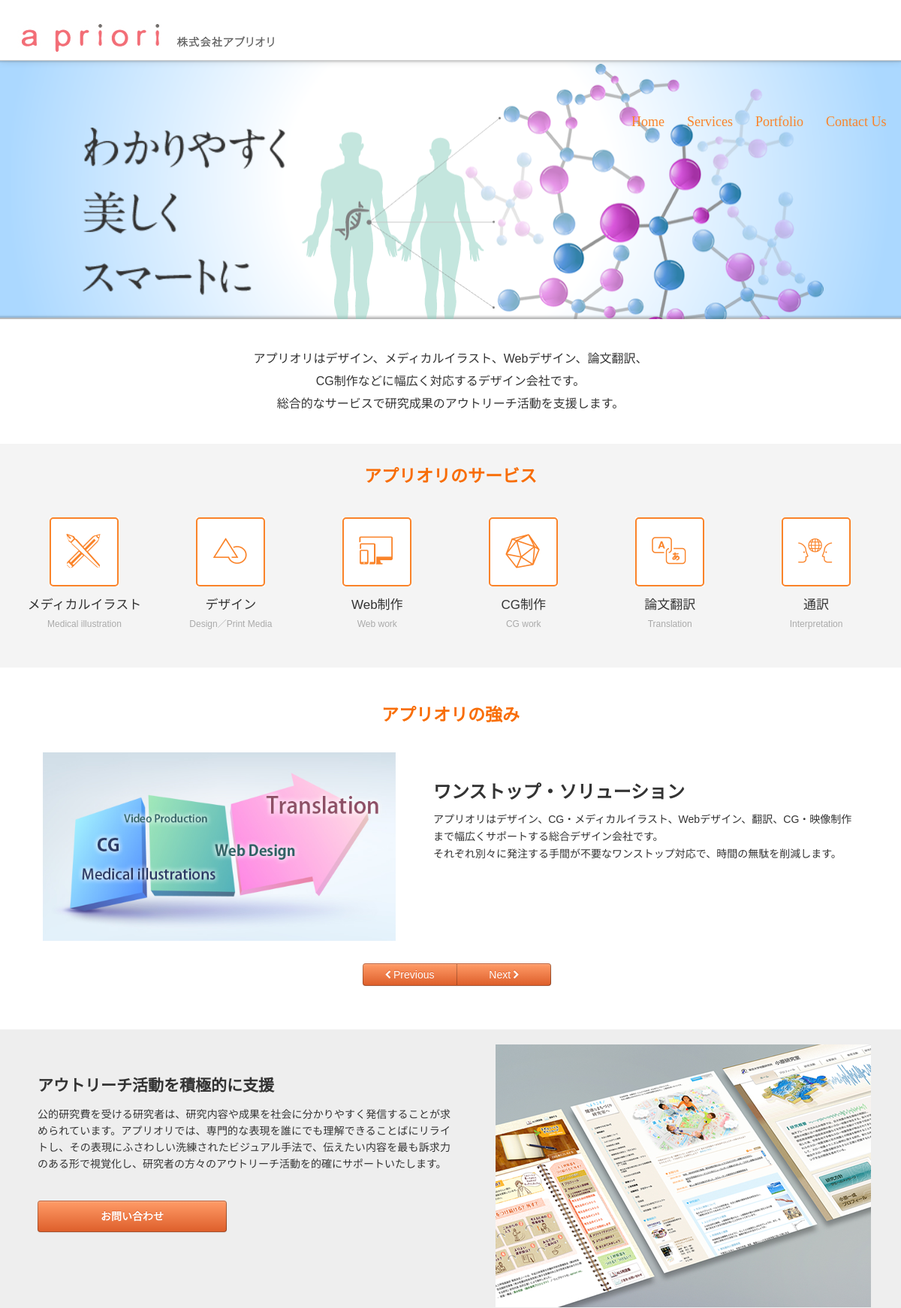
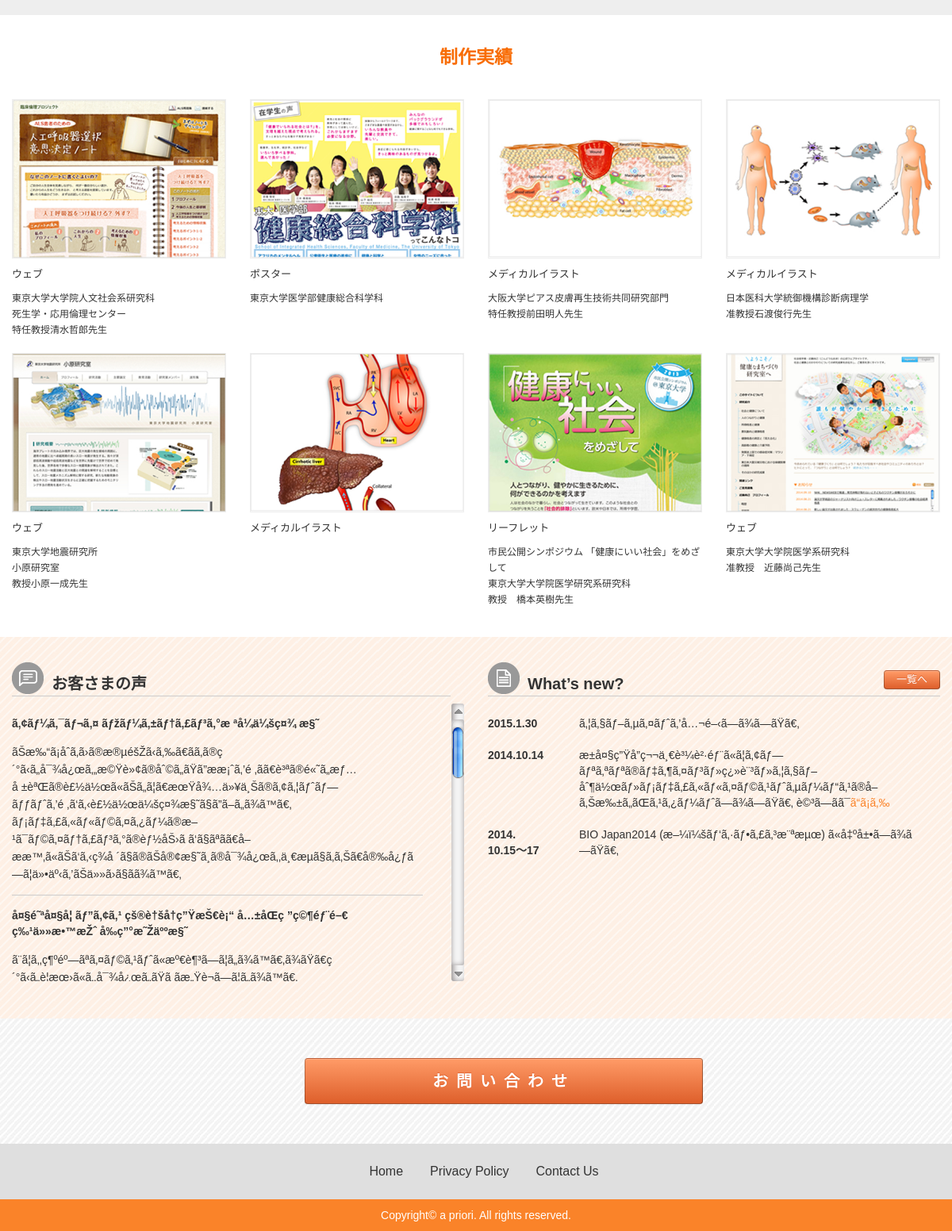
The page / on the database its author committed (2 pictures, top to bottom).
### tables this page shows
CREATE TABLE IF NOT EXISTS `comment` (
  `id` int(10) NOT NULL AUTO_INCREMENT,
  `title` text NOT NULL,
  `comment` text NOT NULL,
  `entry_date` timestamp NOT NULL DEFAULT CURRENT_TIMESTAMP ON UPDATE CURRENT_TIMESTAMP,
  `update_date` date NOT NULL,
  `status` varchar(7) NOT NULL DEFAULT 'active',
  PRIMARY KEY (`id`)
);

CREATE TABLE IF NOT EXISTS `news` (
  `id` int(10) NOT NULL AUTO_INCREMENT,
  `title` text NOT NULL,
  `news_detail` text NOT NULL,
  `entry_date` date NOT NULL,
  `update_date` date NOT NULL,
  `news_date_start` date NOT NULL,
  `news_date_end` date NOT NULL,
  `news_year` varchar(4) NOT NULL,
  `news_month` varchar(2) NOT NULL,
  `news_day_start` varchar(2) NOT NULL,
  `news_day_end` varchar(2) NOT NULL,
  `status` varchar(7) NOT NULL DEFAULT 'active',
  PRIMARY KEY (`id`)
);

### index.php (the view, shortened to what this page needs)
<!DOCTYPE html>
<html lang="en">
    <head>
        <link href="css/bootstrap.css" media="all" rel="stylesheet" type="text/css" />
        <link href="css/font-awesome.css" media="all" rel="stylesheet" type="text/css" />
		<link rel="stylesheet" href="font/iconvault-preview.css" />
        <link href="css/style.css" media="all" rel="stylesheet" type="text/css" />
        <link href="css/style-responsive.css" media="all" rel="stylesheet" type="text/css" />
        <link rel="stylesheet" type="text/css" media="all" href="css/colors/orange.css" id="colors">
        <link href="css/flexslider.css" media="all" rel="stylesheet" type="text/css" />
		   <link rel="stylesheet" href="iconvault-preview.css" />
        <link rel="stylesheet" type="text/css" href="css/switcher.css">
		<link rel="stylesheet" href="css/jquery.mCustomScrollbar.css">
    </head>
    <body>
        <?php include "topmenu.php"; ?>
        <div id="wrap">
            <div class="main main-no-spaceIE" id="main-no-space " >
 			 	<div id="header" >
                    <header class="headerBg">
 							<div class="container " style="">
								<div class="flexslider image-slider">
									<ul class="slides slidesBg">
										<li>
											<div class="row">
												<div class="span3 offset1 offset1up" id='main-text'>
													<br />
													<br />
													<img class="bannerImg1"  style="" src="images/slides/text01.png" alt="image"/>
												</div>
												<div class="span8 span8up"><img  class="bannerImg2 bannerImg33" style="height: ; margin-left:-19px;" src="images/slides/image.png" alt="image"/></div>
											</div>
										</li>
									</ul>
								</div>
							</div>
                     </header>
                </div>
            </div>
            <div class="container">
                <div class="content">
                    <div id="" class="row keyMessage keyMessageUPdate" align="center" style="text-align:center;font-weight:100 ;">
						<h2 style="">
							アプリオリはデザイン、メディカルイラスト、Webデザイン、論文翻訳、<br>
							CG制作などに幅広く対応するデザイン会社です。<br>
							総合的なサービスで研究成果のアウトリーチ活動を支援します。
						</h2>
                    </div>
				</div>
			</div>
 			<div class="fullWrap featureSixSection" style="">
				<div class="container">
                    <div class="content">
						<h1 align="center" class="featureSixHeader">アプリオリのサービス</h1>
						<div id="featuresSix" style="margin-bottom:10px;">
							<div class="featureSix">
								<a href="medical_illustration.php">
									<div class="glyph">
										<div class="preview-glyphs">
											<i class="step icon-medical size-48"></i>
										</div>
									</div>
								</a>
								<a class="featureSixLink" href="medical_illustration.php" title=""><h3 >メディカルイラスト</h3>
								<p> Medical illustration</p></a>
							</div>
							<div class="featureSix feature_Clear3">
								<a href="design_print.php">
									<div class="glyph">
										<div class="preview-glyphs">
											<i class="step icon-design size-48"></i>
										</div>
									</div>
								</a>
								<a class="featureSixLink" href="design_print.php" title=""><h3 >デザイン</h3>
								<p>Design／Print Media</p></a>
							</div>
							<div class="featureSix feature_Clear2 feature_Clear3">
							   <a href="web_work.php">
									<div class="glyph">
										<div class="preview-glyphs">
											<i class="step icon-web size-48"></i>
										</div>
									</div>
								</a>
								<a class="featureSixLink" href="web_work.php" title=""><h3 >Web制作</h3>
								<p>Web work</p></a>
							</div>
							<div class="featureSix feature_Clear1 feature_Clear3">
								<a href="cg_work.php">
									<div class="glyph">
										<div class="preview-glyphs">
											<i class="step icon-cg size-48"></i>
										</div>
									</div>
								</a>
								<a class="featureSixLink" href="cg_work.php" title=""><h3 >CG制作</h3>
								<p>CG work</p></a>
							</div>
							<div class="featureSix feature_Clear2 feature_Clear3">
								<a href="translation.php">
									<div class="glyph">
										<div class="preview-glyphs">
											<i class="step icon-translation size-48"></i>
										</div>
									</div>
								</a>
								<a class="featureSixLink" href="translation.php" title=""><h3 >論文翻訳</h3>
								<p>Translation</p></a>
							</div>
							<div class="featureSix feature_Clear3">
								<a href="interpretation.php">
									<div class="glyph">
										<div class="preview-glyphs">
											<i class="step icon-interpretation size-48"></i>
										</div>
									</div>
								</a>
								<a class="featureSixLink" href="interpretation.php" title=""><h3 >通訳</h3>
								<p>Interpretation</p></a>
							</div>
						</div>
					</div>
				</div>
			</div>
			<div class="container contentSliderSection"	>
				<div class="content">
					<div id='homepage' style="padding-top:0;">
 						<h1 align="center">アプリオリの強み</h1>
                         <div id="slides">
								<div id="myCarousel" class="carousel slide">
								<div class="carousel-inner">
									<div class="active item">
										<div id="sweepstake-content" class="slide-content " style="display:block">
											<div class="row rowUpdate">
												<div class="span5 marginSlide_11" style="padding-left:12px;" >
													<img src="images/top_feature_1.jpg" align="right">
												</div>
												<div class="span6 marginLeft50 paddingTop38 marginSlide_1 marginSlide_1_afterTmenu" align="left" >
													<h2>ワンストップ・ソリューション</h2>
													<p style="padding-right:12px;">アプリオリはデザイン、CG・メディカルイラスト、Webデザイン、翻訳、CG・映像制作まで幅広くサポートする総合デザイン会社です。<br/>
それぞれ別々に発注する手間が不要なワンストップ対応で、時間の無駄を削減します。</p>
												</div>
											</div>
										</div>
									</div>
								</div>
								<div class="btn-group middlePosition">
									<a class=" left btn btn-cta marginPrev" href="#myCarousel" data-slide="prev" style="width:100px;" ><i class="icon-chevron-left icon-white"></i> Previous</a>
									<a class=" right btn btn-cta marginNext" href="#myCarousel" data-slide="next"  style="width:100px;" >Next <i class="icon-chevron-right icon-white "></i></a>
								</div>
							</div>
                        </div>
                    </div>
                </div>
			</div>
            <div class="fullWrapSection2" style="">
                <div class="container">
                    <div class="content">
                        <div class="span6 fullWrapSec2Left">
                            <h2 style="">アウトリーチ活動を積極的に支援 </h2>
                            <p class="fontSize15 lineHeight22">公的研究費を受ける研究者は、研究内容や成果を社会に分かりやすく発信することが求められています。アプリオリでは、専門的な表現を誰にでも理解できることばにリライトし、その表現にふさわしい洗練されたビジュアル手法で、伝えたい内容を最も訴求力のある形で視覚化し、研究者の方々のアウトリーチ活動を的確にサポートいたします。
</p>
                            <a style="font-weight:bold;" class="btn btn-cta" href="contact.php">お問い合わせ</a>
                        </div>
                        <div class="span6 fullWrapSec2Right">
                            <img src="images/portfolio/top_img.jpg" alt="Graphics Design"/>
						</div>
                   </div>
                  </div>
            </div>
            <div class="container homePortfolio">
                <div class="content">
					<h1 align="center">制作実績</h1>
                    <div class="row" id="">
                        <div class="span12">
                            <div class="row">
                                <div class="span3 spanHeight spanHeightUpdate">
                                    <div class="picture showcase_border"><a  rel="image" class="hoverZoomLink"
										href="images/showcase/r-wrok_1_org.jpg"><img src="images/showcase/r-wrok_1.jpg" alt=""><div class="image-overlay-zoom" style="opacity: 0; display: block;"></div></a></div>
                                    <div class="item-description">
                                        <h5><a href="http://www.l.u-tokyo.ac.jp/dls/cleth/als/index.html" target="_blank">ウェブ</a></h5>
                                        <p>東京大学大学院人文社会系研究科<br />
											死生学・応用倫理センター<br />
											特任教授清水哲郎先生</p>
                                    </div>
                                </div>
                                <div class="span3 spanHeight spanHeightUpdate">
                                    <div class="picture showcase_border"><a href="images/showcase/r-wrok_2_org.jpg" rel="image" class="hoverZoomLink"><img src="images/showcase/r-wrok_2.jpg" alt=""></a></div>
                                    <div class="item-description">
                                        <h5><a href="#">ポスター</a></h5>
                                        <p>東京大学医学部健康総合科学科</p>
                                    </div>
                                </div>
                                <div class="span3 spanHeight spanHeightUpdate">
                                    <div class="picture showcase_border"><a href="images/showcase/r-wrok_3_org.jpg" rel="image" class="hoverZoomLink"><img src="images/showcase/r-wrok_3.jpg" alt=""></a></div>
                                    <div class="item-description">
                                        <h5><a href="#">メディカルイラスト</a></h5>
                                        <p> 大阪大学ピアス皮膚再生技術共同研究部門<br />
											特任教授前田明人先生</p>
                                    </div>
                                </div>
                                <div class="span3 spanHeight spanHeightUpdate">
                                    <div class="picture showcase_border"><a href="images/showcase/r-wrok_4_org.jpg" rel="image" class="hoverZoomLink"><img src="images/showcase/r-wrok_4.jpg" alt=""></a></div>
                                    <div class="item-description">
                                        <h5><a href="#">メディカルイラスト</a></h5>
                                        <p>日本医科大学統御機構診断病理学<br />准教授石渡俊行先生</p>
                                    </div>
                                </div>
                                 <div class="span3 spanHeight spanHeightUpdate">
                                    <div class="picture showcase_border"><a rel="image" class="hoverZoomLink"
href="images/showcase/r-wrok_5_org.jpg"><img src="images/showcase/r-wrok_5.jpg" alt=""><div class="image-overlay-zoom" style="opacity: 0; display: block;"></div></a></div>
                                    <div class="item-description">
                                        <h5><a href="http://www.eri.u-tokyo.ac.jp/people/obara/" target="_blank">ウェブ</a></h5>
                                        <p>東京大学地震研究所<br />小原研究室<br />
											教授小原一成先生</p>
                                    </div>
                                </div>
                                <div class="span3 spanHeight spanHeightUpdate">
                                    <div class="picture showcase_border"><a rel="image" class="hoverZoomLink"
href="images/showcase/r-wrok_6_org.jpg"><img src="images/showcase/r-wrok_6.jpg" alt=""><div class="image-overlay-zoom " style="opacity: 0; display: block;"></div></a></div>
                                    <div class="item-description">
                                        <h5><a href="#">メディカルイラスト</a></h5>
                                    </div>
                                </div>
                                <div class="span3 spanHeight spanHeightUpdate">
                                    <div class="picture showcase_border"><a rel="image" class="hoverZoomLink"
href="images/showcase/r-wrok_7_org.jpg"><img src="images/showcase/r-wrok_7.jpg" alt=""><div class="image-overlay-zoom " style="opacity: 0; display: block;"></div></a></div>
                                    <div class="item-description">
                                        <h5><a href="#">リーフレット</a></h5>
                                        <p>市民公開シンポジウム
											「健康にいい社会」をめざして<br />
											東京大学大学院医学研究系研究科<br />
											教授　橋本英樹先生</p>
                                    </div>
                                </div>
                                 <div class="span3 spanHeight spanHeightUpdate">
                                    <div class="picture showcase_border"><a rel="image" class="hoverZoomLink"
href="images/showcase/r-wrok_8_org.jpg"><img src="images/showcase/r-wrok_8.jpg" alt=""><div class="image-overlay-zoom" style="opacity: 0; display: block;"></div></a></div>
                                    <div class="item-description">
                                        <h5><a href="http://plaza.umin.ac.jp/~naoki_kondo/index.html" target="_blank">ウェブ</a></h5>
                                        <p>東京大学大学院医学系研究科<br />
											准教授　近藤尚己先生</p>
                                    </div>
                                </div>
                            </div>
                        </div>
                    </div>
				</div>
			</div>
			<div class="fullWrap clientComment commentBg" style="">
				<div class="container">
					<div class="content">
 							<div class="span6 leftZero">
                                 <div class="headline headline11 headline_line" style=" "><img src="images/icons/add_comment_icon.png" alt="comments" style="" /> <h2   > お客さまの声</h2></div>
								<div  class="newsticker-jcarousellite" style="">
                                    <ul id="commentsAll" class="" style="">
									<?php
									$strComment = "select * from comment WHERE status='active' ORDER by entry_date ASC ";
									$result_twoComment = mysql_query($strComment);
									while($rowComment = mysql_fetch_assoc($result_twoComment))
									{
									?>
									<li class="commentWrap" style="text-align:left !important;">
										<div class="commentsList">
											<h5><?php echo $rowComment['title'];?></h5>
											<?php echo htmlspecialchars_decode($rowComment['comment']) ;?>
										 </div>
									</li>
									<?php } ?>
									</ul>
                                </div>
                          </div>
							<div class="span6 rightZero">
                             <div class="headline headline_line1 whtsNewHeader" style=" "><img src="images/icons/news_icon.png" alt="comments" style="" />
								<h2>What’s new?</h2><a href="news_all.php"class="flex-next btn btn-cta newsAllButton" style="">一覧へ</a></div>
							<div class="newsWraper  whtNew" id="content-7" style="" >
								<?php
								$str = "select * from news WHERE status='active' ORDER by entry_date DESC ";
								$result_two = mysql_query($str);
								while($row = mysql_fetch_assoc($result_two))
								{
								?>
								<div class="entry" style="text-align:left !important">
 									<?php if (($row['news_day_end'])=='No'){ ?>
										<div class="meta dateShow" style=""><?php echo $row['news_year'];?>.<?php echo $row['news_month'];?>.<?php echo $row['news_day_start'];?></div>
									<?php }else{ ?>
										<div class="meta dateShow" style=""><?php echo $row['news_year'];?>.<br/><?php echo $row['news_month'];?>.<?php echo $row['news_day_start'];?>～<?php echo $row['news_day_end'];?></div>
									<?php }?>
									<div class="whtNewContent"style="text-align:left !important;">
										 <?php echo htmlspecialchars_decode($row['news_detail']) ;?>
									</div>
								</div>
								<?php } ?>
							</div>
                        </div>
					</div>
				</div>
			</div>
        </div>
             <?php include "footer.php"; ?>
    </body>
</html>

### rows shown on the page
comment: title "ã‚¢ãƒ¼ã‚¯ãƒ¬ã‚¤ ãƒžãƒ¼ã‚±ãƒ†ã‚£ãƒ³ã‚°æ ªå¼ä¼šç¤¾ æ§˜", comment "ãŠæ‰“ã¡åˆã‚ã›ã®æ®µéšŽã‹ã‚‰ã€ãã‚ã®ç´°ã‹ã„å¯¾å¿œã‚„æ©Ÿè»¢ã®åˆ©ã„ãŸã”ææ¡ˆã‚’é ‚ãã€è³ªã®é«˜ã„æƒ…å ±èªŒã®è£½ä½œã«ãŠã„ã¦ã€æœŸå¾…ä»¥ä¸Šã®ã‚¢ã‚¦ãƒˆãƒ—ãƒƒãƒˆã‚’é ‚ã‘ã‚‹è£½ä½œä¼šç¤¾æ§˜ã§ã”ã–ã„ã¾ã™ã€‚ ãƒ¡ãƒ‡ã‚£ã‚«ãƒ«ãƒ©ã‚¤ã‚¿ãƒ¼ã®æ–¹ã¯ãƒ©ã‚¤ãƒ†ã‚£ãƒ³ã‚°ã®èƒ½åŠ›ã ã‘ã§ãªãã€å–ææ™‚ã«ãŠã‘ã‚‹ç¾å ´ã§ã®ãŠå®¢æ§˜ã¸ã®å¯¾å¿œã‚‚ä¸€æµã§ã‚ã‚Šã€å®‰å¿ƒã—ã¦ä»•äº‹ã‚’ãŠä»»ã›ã§ãã¾ã™ã€‚"
comment: title "å¤§é˜ªå¤§å­¦ ãƒ”ã‚¢ã‚¹ çš®è†šå†ç”ŸæŠ€è¡“ å…±åŒç ”ç©¶éƒ¨é–€ ç‰¹ä»»æ•™æŽˆ å‰ç”°æ˜Žäººæ§˜", comment "ã¨ã¦ã‚‚ç¶ºéº—ãªã‚¤ãƒ©ã‚¹ãƒˆã«æº€è¶³ã—ã¦ã„ã¾ã™ã€‚ã¾ãŸã€ç´°ã‹ã„è¦æœ›ã«ã‚‚å¯¾å¿œã„ãŸã ãæ„Ÿè¬ã—ã¦ã„ã¾ã™ã€‚"
news: news_year "2015", news_month "1", news_day_start "30", news_detail "ã‚¦ã‚§ãƒ–ã‚µã‚¤ãƒˆã‚’å…¬é–‹ã—ã¾ã—ãŸã€‚"
news: news_year "2014", news_month "10", news_day_start "14", news_detail "æ±å¤§ç”Ÿå”ç¬¬ä¸€è³¼è²·éƒ¨ã«ã¦ã‚¢ãƒ—ãƒªã‚ªãƒªã®ãƒ‡ã‚¶ã‚¤ãƒ³ãƒ»ç¿»è¨³ãƒ»ã‚¦ã‚§ãƒ–åˆ¶ä½œãƒ»ãƒ¡ãƒ‡ã‚£ã‚«ãƒ«ã‚¤ãƒ©ã‚¹ãƒˆã‚µãƒ¼ãƒ“ã‚¹ã®å–ã‚Šæ‰±ã„ãŒã‚¹ã‚¿ãƒ¼ãƒˆã—ã¾ã—ãŸã€‚ è©³ã—ãã¯ ã“ã¡ã‚‰"
news: news_year "2014", news_month "10", news_day_start "15", news_day_end "17", news_detail "BIO Japan2014 (æ–¼ï¼šãƒ‘ã‚·ãƒ•ã‚£ã‚³æ¨ªæµœ) ã«å‡ºå±•ã—ã¾ã—ãŸã€‚"
